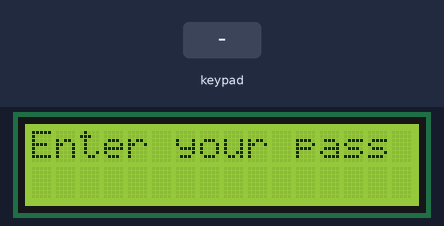
The sketch below on a simulated Arduino Uno, built with avr-gcc and run on an emulated ATmega328P. Shown: 16×2 character LCD. The test bench sets the inputs (shaded band).

Above: at 1.2 s.
1.3 s: keypad keys 1 3 5 A A pressed 0.4 s apart
At 4.1 s:
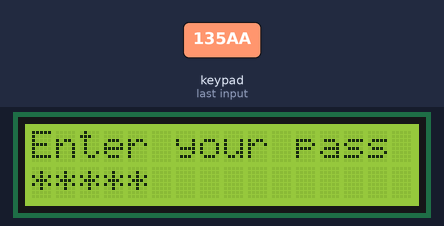
4.8 s: key 'A' pressed
At 5.5 s:
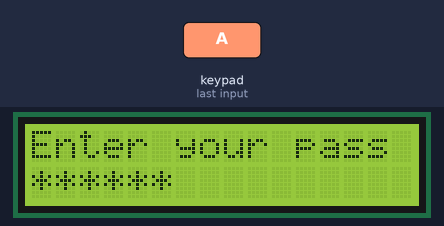
6.4 s: keypad keys 1 3 5 A D pressed 0.4 s apart
At 9.3 s:
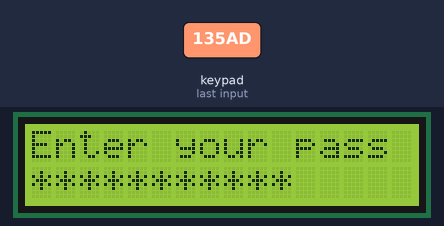
9.9 s: keypad keys 1 3 5 A # pressed 0.4 s apart
At 12.6 s:
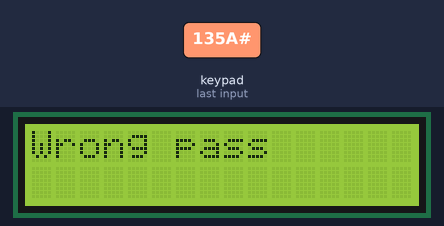
13.4 s: key 'B' pressed
At 15.9 s:
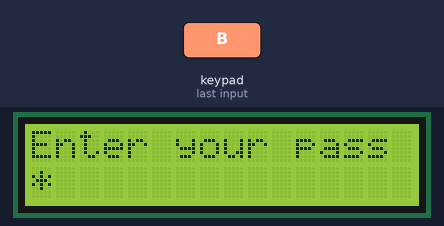
16.2 s: key 'D' pressed
At 16.8 s:
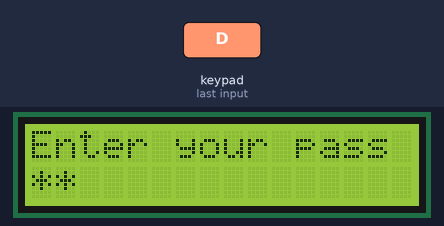
Timing chart, 0 to 18.8 s (numbered marks = the images above; inputs shaded):
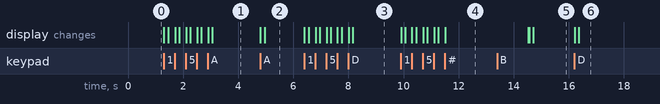

The sketch:

pass_keypad_lcd.ino
```cpp
/* @file HelloKeypad.pde
|| @version 1.0
|| @author Alexander Brevig
|| @contact alexanderbrevig@gmail.com
||
|| @description
|| | Demonstrates the simplest use of the matrix Keypad library.
|| #
*/
#include <Keypad.h>
#include <Wire.h>
#include <LiquidCrystal_I2C.h>

LiquidCrystal_I2C lcd(0x27,16,2);

const byte ROWS = 4; //four rows
const byte COLS = 4; //three columns
char keys[ROWS][COLS] = {
  {'1','2','3','A'},
  {'4','5','6','B'},
  {'7','8','9','C'},
  {'*','0','#','D'},
  };
byte rowPins[ROWS] = {10,9,8,7}; //connect to the row pinouts of the keypad
byte colPins[COLS] = {5,4,3,2}; //connect to the column pinouts of the keypad

Keypad keypad = Keypad( makeKeymap(keys), rowPins, colPins, ROWS, COLS );
String input_pass = "";
String mypass = "135A";
int pos = 0;
void setup(){
  Serial.begin(9600);
    lcd.init();
  lcd.backlight();
  lcd.setCursor(0,0);
  lcd.print("Enter your pass");
}

void loop(){
  char key = keypad.getKey();

  if (key){
    if(key == '#'){
      if(input_pass==mypass){
        lcd.clear();
        lcd.setCursor(0,0);
        lcd.print("Done");
        delay(3000);
        }
        else{
          lcd.clear();
        lcd.setCursor(0,0);
        lcd.print("Wrong pass");
        delay(3000);
          }
          home();
      }
      else if (key == 'C'){

        if(pos>0){
           pos--;
        lcd.setCursor(pos,1);
        lcd.print(" ");
        input_pass.remove(pos);
        }
        }
        else{
          input_pass+=key;
           lcd.setCursor(pos,1);
          lcd.print(key);
          delay(150);

          lcd.setCursor(pos,1);
          lcd.print('*');
           pos++;
          }

  }
}


void home (){
  lcd.clear();
  lcd.setCursor(0,0);
  lcd.print("Enter your pass");
  input_pass = "";
  pos=0;
  }
```

Measured:
- after the input at 1.3 s, the display: first changes at once (image 1 shows a later state)
- after the input at 4.8 s, the display: first changes at once (image 2 shows a later state)
- after the input at 6.4 s, the display: first changes at once (image 3 shows a later state)
- after the input at 9.9 s, the display: first changes at once (image 4 shows a later state)
- after the input at 13.4 s, the display: first differs from a run without the input after 1.2 s (image 5 shows a later state)
- after the input at 16.2 s, the display: first changes at once (image 6 shows a later state)
